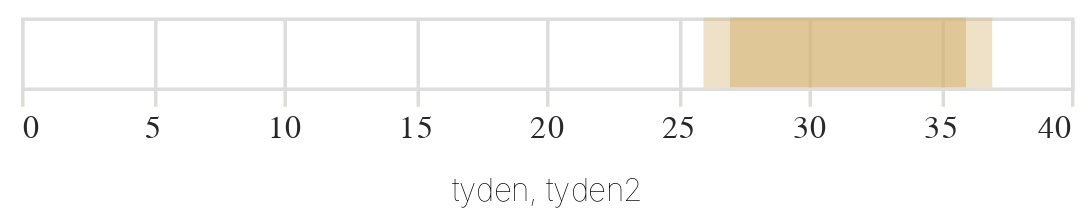

The code cell stored with this chart in its notebook:
### Code cell
terminy = alt.Chart(
    df_prazdniny
).mark_rect(color='#D5B574'
).encode(
    alt.X('tyden:Q'),
    alt.X2('tyden2:Q'),
    alt.Opacity('prazdninovost:N', scale=alt.Scale(range=[0.4,0.75]), legend=None)
)

terminy

### Figure 1 — Vega-Lite specification as saved in the notebook (floating-point values rounded to 4 significant figures)
{"config": {"title": {"font": "Noticia Text", "fontSize": 11.5, "anchor": "start", "lineHeight": 19, "fontWeight": "bolder", "subtitleFont": "Noticia Text", "subtitleFontSize": 10, "subtitleLineHeight": 15, "subtitlePadding": 10, "dy": -10, "color": "#292829", "subtitleColor": "#292829"}, "axis": {"labelFont": "Asap", "titleFont": "Asap", "fontWeight": "lighter", "titleFontWeight": "lighter", "labelFontSize": 9, "titleFontSize": 9, "labelPadding": 2, "titlePadding": 9, "domainOpacity": 0, "tickColor": "#DCDDD6", "labelColor": "#292829"}, "legend": {"labelFont": "Asap", "labelFontWeight": "normal", "titleFont": "Asap", "titleFontWeight": "normal", "labelFontSize": 9, "titleFontSize": 9, "labelColor": "#292829"}}, "data": {"name": "data-fb39159f815b7cb5b0f1c4fb1248b1c5"}, "mark": {"type": "rect", "color": "#D5B574"}, "encoding": {"opacity": {"field": "prazdninovost", "legend": null, "scale": {"range": [0.4, 0.75]}, "type": "nominal"}, "x": {"field": "tyden", "type": "quantitative"}, "x2": {"field": "tyden2"}}, "$schema": "https://vega.github.io/schema/vega-lite/v5.8.0.json", "datasets": {"data-fb39159f815b7cb5b0f1c4fb1248b1c5": [{"tyden": 26, "prazdniny": 0.5556, "zacatek": 26, "konec": 36, "prazdninovost": "nekdy", "tyden2": 27}, {"tyden": 36, "prazdniny": 0.1667, "zacatek": 26, "konec": 36, "prazdninovost": "nekdy", "tyden2": 37}, {"tyden": 27, "prazdniny": 1.0, "zacatek": 26, "konec": 36, "prazdninovost": "vzdycky", "tyden2": 36}]}}
